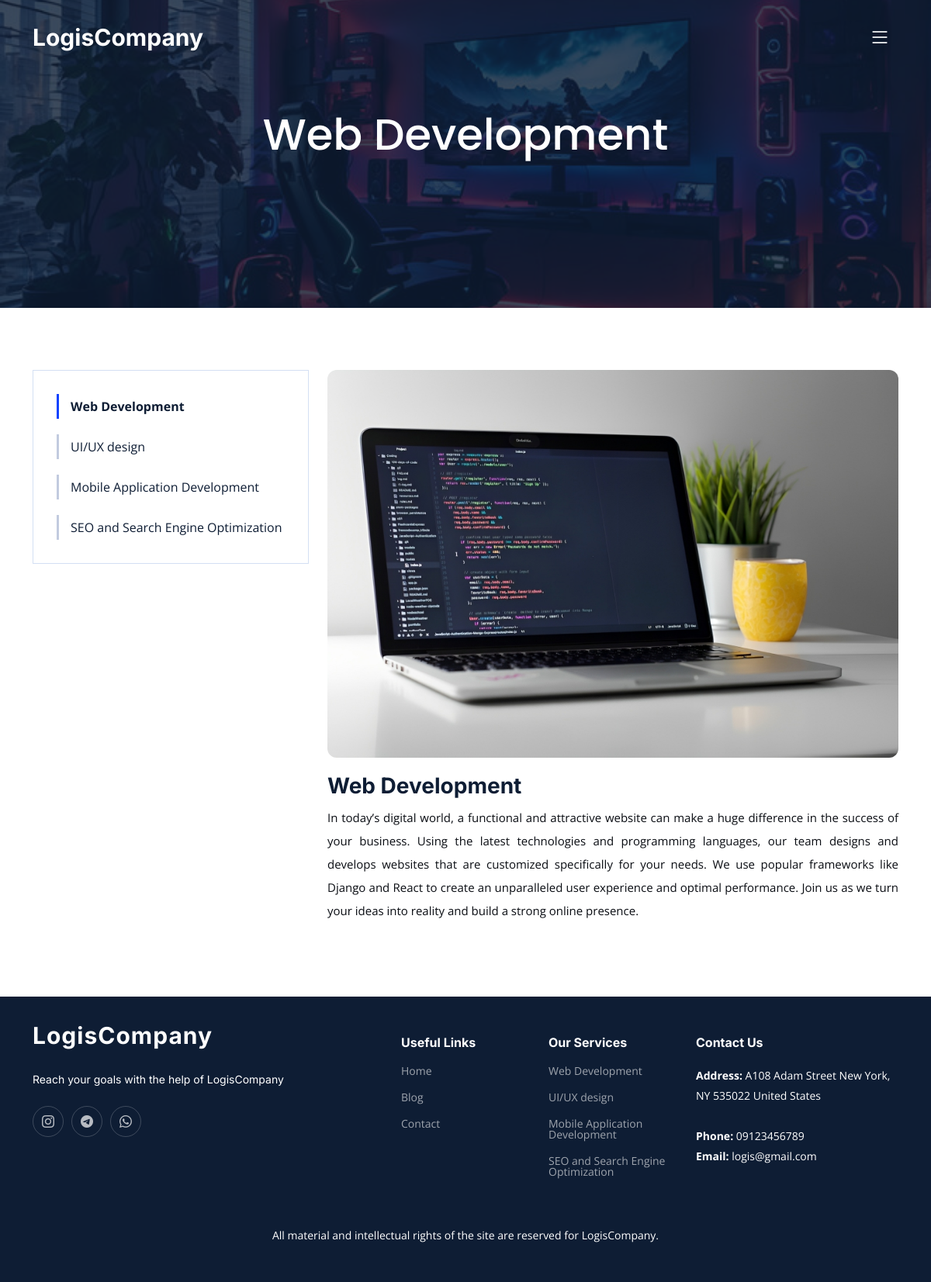
The app's page /service/web-development/ with its own data.
### core/models.py (models this page shows, shortened)
class Service(models.Model):
    title = models.CharField(max_length=50, unique=True)
    slug = models.SlugField(max_length=50, unique=True)
    description = models.TextField()
    image = models.ImageField(upload_to='images/service')

class SiteSettings(models.Model):
    about_us_text = models.TextField(null=True, blank=True)
    contact_us_text = models.TextField(null=True, blank=True)
    address = models.CharField(max_length=250, null=True, blank=True)
    phone = models.CharField(max_length=250, null=True, blank=True)
    email = models.CharField(max_length=250, null=True, blank=True)
    copy_right = models.CharField(max_length=255)
    instagram_link = models.CharField(max_length=250, null=True, blank=True, default='https://instagram.com/username')
    telegram_link = models.CharField(max_length=250, null=True, blank=True, default='https://t.me/username')
    whatsapp_link = models.CharField(max_length=250, null=True, blank=True, default='https://wa.me/0123456789')

### core/views.py (the view)
# urls.py: path('service/<slug:slug>/', views.service_detail, name='service_detail'),
def service_detail(request, slug):
    site_settings = SiteSettings.objects.first()
    service = get_object_or_404(Service, slug=slug)
    services = Service.objects.all()
    context = {
        'site_settings': site_settings,
        'service': service,
        'services': services,
        'current_service_slug': service.slug,
    }
    return render(request, 'core/service_detail.html', context)

### core/templates/core/service_detail.html (shortened to what this page needs)
{% extends 'base.html' %}
{% load static %}
{% block content %}
    <main id="main">
        <div class="breadcrumbs">
            <div class="page-header d-flex align-items-center"
                 style="background-image: url('{% static 'img/page-header.jpg' %}');">
                <div class="container position-relative">
                    <div class="row d-flex justify-content-center">
                        <div class="col-lg-6 text-center">
                            <h2 style="margin-bottom: 110px">{{ service.title }}</h2>
                        </div>
                    </div>
                </div>
            </div>
        </div>
        <section id="service-details" class="service-details">
            <div class="container" data-aos="fade-up">
                <div class="row gy-4">
                    <div class="col-lg-4">
                        <div class="services-list">
                            {% for s in services %}
                                <a href="{% url 'core:service_detail' s.slug %}" class="{% if s.slug == current_service_slug %}active{% endif %}">{{ s.title }}</a>
                            {% endfor %}
                        </div>
                    </div>
                    <div class="col-lg-8">
                        <img src="{{ service.image.url }}" alt="" class="img-fluid services-img">
                        <h3>{{ service.title }}</h3>
                        <p style="text-align: justify;line-height: 30px">{{ service.description }}</p>
                    </div>
                </div>
            </div>
        </section>
    </main>
{% endblock %}

### templates/base.html (shortened to what this page needs)
{% load static %}
<!DOCTYPE html>
<html lang="en">
<head>
    <link href="{% static 'vendor/bootstrap/css/bootstrap.min.css' %}" rel="stylesheet">
    <link href="{% static 'vendor/bootstrap-icons/bootstrap-icons.css' %}" rel="stylesheet">
    <link href="{% static 'vendor/fontawesome-free/css/all.min.css' %}" rel="stylesheet">
    <link href="{% static 'vendor/glightbox/css/glightbox.min.css' %}" rel="stylesheet">
    <link href="{% static 'vendor/swiper/swiper-bundle.min.css' %}" rel="stylesheet">
    <link href="{% static 'vendor/aos/aos.css' %}" rel="stylesheet">
    <link href="{% static 'css/main.css' %}" rel="stylesheet">
</head>
<body>
    <header id="header" class="header d-flex align-items-center fixed-top">
        <div class="container-fluid container-xl d-flex align-items-center justify-content-between">
            <a href="{% url 'core:home' %}" class="logo d-flex align-items-center">
                <h1>LogisCompany</h1>
            </a>
            <i class="mobile-nav-toggle mobile-nav-show bi bi-list"></i>
        </div>
    </header>
    {% block content %}{% endblock %}
    <footer id="footer" class="footer">
        <div class="container">
            <div class="row gy-4">
                <div class="col-lg-5 col-md-12 footer-info">
                    <a href="{% url 'core:home' %}" class="logo d-flex align-items-center">
                        <span>LogisCompany</span>
                    </a>
                    <br>
                    <p>Reach your goals with the help of LogisCompany</p>
                    <div class="social-links d-flex mt-4">
                        {% if site_settings.instagram_link %}
                            <a href="{{ site_settings.instagram_link }}" class="twitter"><i class="bi bi-instagram"></i></a>
                        {% endif %}
                        {% if site_settings.telegram_link %}
                            <a href="{{ site_settings.telegram_link }}" class="facebook"><i class="bi bi-telegram"></i></a>
                        {% endif %}
                        {% if site_settings.whatsapp_link %}
                            <a href="{{ site_settings.whatsapp_link }}" class="instagram"><i class="bi bi-whatsapp"></i></a>
                        {% endif %}
                    </div>
                </div>
                <div class="col-lg-2 col-6 footer-links">
                    <h4>Useful Links</h4>
                    <ul>
                        <li><a href="{% url 'core:home' %}">Home</a></li>
                        <li><a href="{% url 'blog:article_list' %}">Blog</a></li>
                        <li><a href="{% url 'core:contact' %}">Contact</a></li>
                    </ul>
                </div>
                <div class="col-lg-2 col-6 footer-links">
                    <h4>Our Services</h4>
                    <ul>
                        {% for service in services %}
                            <li><a href="{% url 'core:service_detail' service.slug %}">{{ service.title }}</a></li>
                        {% endfor %}
                    </ul>
                </div>
                <div class="col-lg-3 col-md-12 footer-contact text-center text-md-start">
                    <h4>Contact Us</h4>
                    <p>
                        <strong>Address:</strong> {{ site_settings.address }}
                        <br><br>
                        <strong>Phone:</strong> {{ site_settings.phone }}<br>
                        <strong>Email:</strong> {{ site_settings.email }}<br>
                    </p>
                </div>
            </div>
        </div>
        <div class="container mt-4">
            <div class="copyright">
                {{ site_settings.copy_right }}
            </div>
        </div>
    </footer>
</body>
</html>

### static/css/main.css (style rules this page uses)
:root { --font-default: "Open Sans", system-ui, -apple-system, "Segoe UI", Roboto, "Helvetica Neue", Arial, "Noto Sans", "Liberation Sans", sans-serif, "Apple Color Emoji", "Segoe UI Emoji", "Segoe UI Symbol", "Noto Color Emoji"; --font-primary: "Inter", sans-serif; --font-secondary: "Poppins", sans-serif; }
:root { --color-default: #0a0d13; --color-primary: #0d42ff; --color-secondary: #0e1d34; }
:root { scroll-behavior: smooth; }
body { font-family: var(--font-default); color: var(--color-default); }
a { color: var(--color-primary); text-decoration: none; }
h1, h2, h3, h4, h5, h6 { font-family: var(--font-primary); }
section { padding: 80px 0; overflow: hidden; }
.breadcrumbs .page-header { padding: 140px 0 80px 0; position: relative; background-size: cover; background-position: center; background-repeat: no-repeat; }
.breadcrumbs .page-header:before { content: ""; background-color: rgba(14, 29, 52, 0.8); position: absolute; inset: 0; }
.breadcrumbs .page-header h2 { font-size: 56px; font-weight: 500; color: #fff; font-family: var(--font-secondary); }
.header { transition: all 0.5s; z-index: 997; padding: 30px 0; }
.header .logo h1 { font-size: 30px; margin: 0; font-weight: 700; color: #fff; font-family: var(--font-primary); }
@media (max-width: 1279px) { .mobile-nav-show { color: #fff; font-size: 28px; cursor: pointer; line-height: 0; transition: 0.5s; z-index: 9999; margin-right: 10px; } }
.service-details .services-list { padding: 10px 30px; border: 1px solid #d3dff3; margin-bottom: 20px; }
.service-details .services-list a { display: block; line-height: 1; padding: 8px 0 8px 15px; border-left: 3px solid #c2cbdf; margin: 20px 0; color: var(--color-secondary); transition: 0.3s; }
.service-details .services-list a.active { font-weight: 700; border-color: var(--color-primary); }
.service-details .services-img { width: 100%; height: 500px; object-fit: cover; border-radius: 12px; margin-bottom: 20px; }
.service-details h3 { font-size: 28px; font-weight: 700; color: var(--color-secondary); }
.service-details p { font-size: 15px; }
.footer { font-size: 14px; background-color: var(--color-secondary); padding: 50px 0; color: white; }
.footer .footer-info .logo { line-height: 0; margin-bottom: 25px; }
.footer .footer-info .logo span { font-size: 30px; font-weight: 700; letter-spacing: 1px; color: #fff; font-family: var(--font-primary); }
.footer .footer-info p { font-size: 14px; font-family: var(--font-primary); }
.footer .social-links a { display: flex; align-items: center; justify-content: center; width: 40px; height: 40px; border-radius: 50%; border: 1px solid rgba(255, 255, 255, 0.2); font-size: 16px; color: rgba(255, 255, 255, 0.7); margin-right: 10px; transition: 0.3s; }
.footer h4 { font-size: 16px; font-weight: bold; position: relative; padding-bottom: 12px; }
.footer .footer-links { margin-bottom: 30px; }
.footer .footer-links ul { list-style: none; padding: 0; margin: 0; }
.footer .footer-links ul li { padding: 10px 0; display: flex; align-items: center; }
.footer .footer-links ul li:first-child { padding-top: 0; }
.footer .footer-links ul a { color: rgba(255, 255, 255, 0.6); transition: 0.3s; display: inline-block; line-height: 1; }
.footer .footer-contact p { line-height: 26px; }
.footer .copyright { text-align: center; }

### records on screen
Service: title "Web Development", image (picture), description "In today’s digital world, a functional and attractive website can make a huge difference in the success of your business. Using the latest technologies and programming languages, our team designs and develops websites that are customized specifically for your needs. We use popular frameworks like Django and React to create an unparalleled user experience and optimal performance. Join us as we turn your ideas into reality and build a strong online presence."
Service: title "UI/UX design"
Service: title "Mobile Application Development"
Service: title "SEO and Search Engine Optimization"
SiteSettings: address "A108 Adam Street New York, NY 535022 United States", phone "09123456789", email "logis@gmail.com", copy_right "All material and intellectual rights of the site are reserved for LogisCompany."
